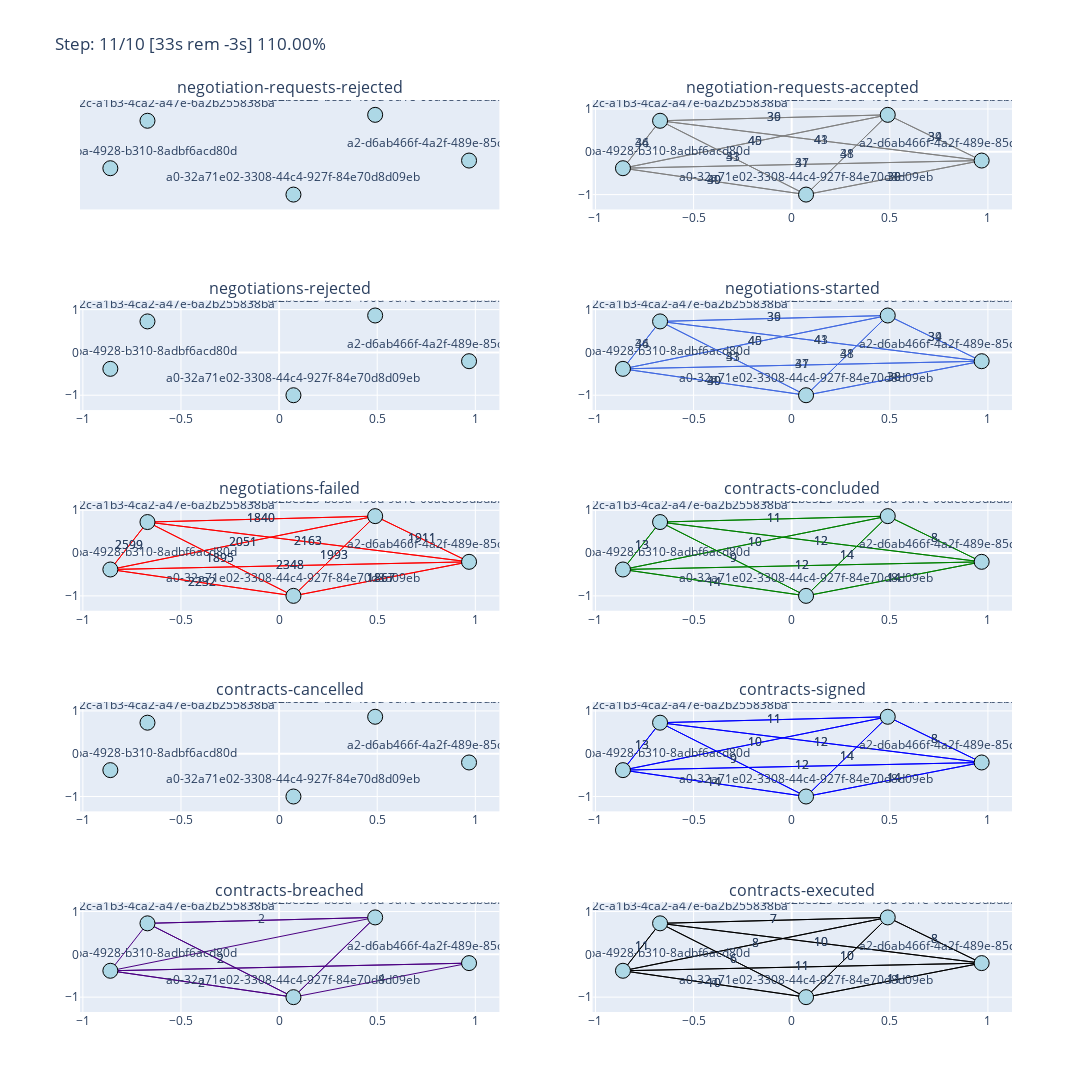

Notebook cell for this chart:
### Markdown cell above
As you can see, the total utility is not monotonically increasing. This means that agents accepted offers that have a utility less than their reserved value. That is expected because we use `RandomNegotiator`s for all negotiations. 

We can also get a graphical view of all activities during the simulation:

### Code cell
world.draw(steps=(0, world.n_steps), together=False, ncols=2, figsize=(20, 20))
